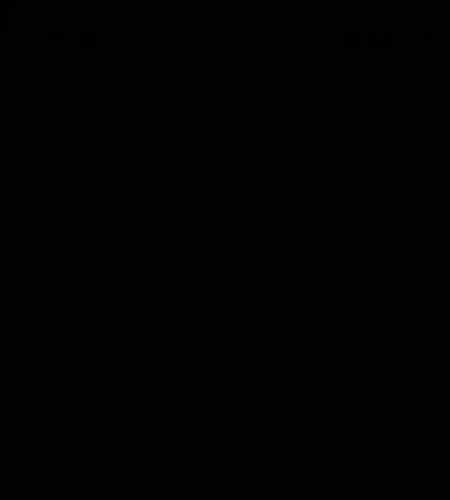
Frame 1 (no input)
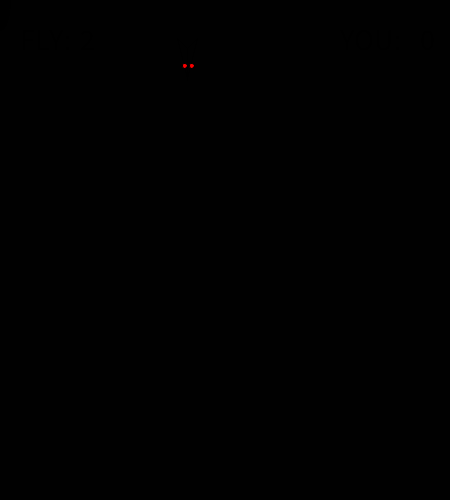
Frame 60 (the mouse pressed at the canvas centre just before this capture)
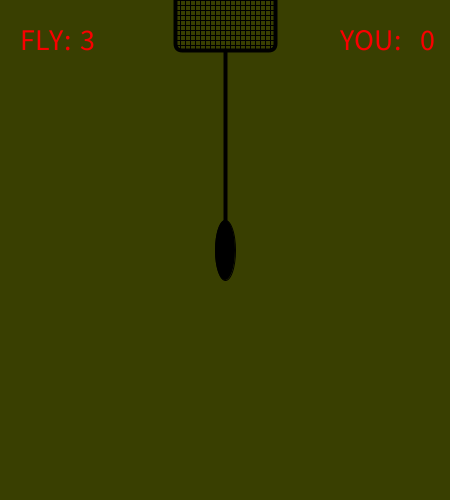
Frame 120 (the mouse held since frame 60 and released just before this capture)

The Processing sketch that drew these frames (run headless with seeded random() and noise(); from frame 60 on, the mouse is pressed at the canvas centre):

// Processing sketch: processing_162168
// ── processing_162168.pde

//Fly1
float flyX;
float flyY;
float flyF1;
float flyF2;
float flyF3;
float rootX;
float rootY;

//Fly2
//float 2flyX;
//float 2flyY;
//float 2flyF1;
//float 2flyF2;
//float 2flyF3;
//float 2rootX;
//float 2rootY;

int scoreP;
int fly;
int flyA;
int flyB;


void setup() {
  size(450, 500);
  int flyA = 0;
  int flyB = 0;


  fly = 0;
  scoreP = 0; 
  
  //Fly1
  flyX = 1;
  flyY = 1;
  flyF1 = 1;
  flyF2 = 1;
  flyF3 = 1;
  
   //Fly2
//  2flyX = 1;
//  2flyY = 1;
//  2flyF1 = 1;
//  2flyF2 = 1;
//  2flyF3 = 1;
}

void draw() {
  background(flyF3+mouseX/4, flyF1+mouseY/4, flyF2);
  
  
  //Moving flyswatter
  strokeWeight(4);
  line(mouseX, mouseY, mouseX, mouseY-200);
  noFill();
  rect(mouseX-50, mouseY-300, 100, 100, 7);  

  //Verticle lines
  strokeWeight(1);
  line(mouseX-45, mouseY-300, mouseX-45, mouseY-200);
  line(mouseX-40, mouseY-300, mouseX-40, mouseY-200);
  line(mouseX-35, mouseY-300, mouseX-35, mouseY-200);
  line(mouseX-30, mouseY-300, mouseX-30, mouseY-200);
  line(mouseX-25, mouseY-300, mouseX-25, mouseY-200);
  line(mouseX-20, mouseY-300, mouseX-20, mouseY-200);
  line(mouseX-15, mouseY-300, mouseX-15, mouseY-200);
  line(mouseX-10, mouseY-300, mouseX-10, mouseY-200);
  line(mouseX-5, mouseY-300, mouseX-5, mouseY-200);
  line(mouseX, mouseY-300, mouseX, mouseY-200);
  line(mouseX+5, mouseY-300, mouseX+5, mouseY-200);
  line(mouseX+10, mouseY-300, mouseX+10, mouseY-200);
  line(mouseX+15, mouseY-300, mouseX+15, mouseY-200);
  line(mouseX+20, mouseY-300, mouseX+20, mouseY-200);
  line(mouseX+25, mouseY-300, mouseX+25, mouseY-200);
  line(mouseX+30, mouseY-300, mouseX+30, mouseY-200);
  line(mouseX+35, mouseY-300, mouseX+35, mouseY-200);
  line(mouseX+40, mouseY-300, mouseX+40, mouseY-200);
  line(mouseX+45, mouseY-300, mouseX+45, mouseY-200);

  //Horizontal lines
  line(mouseX-50, mouseY-295, mouseX+50, mouseY-295);
  line(mouseX-50, mouseY-290, mouseX+50, mouseY-290);
  line(mouseX-50, mouseY-285, mouseX+50, mouseY-285);
  line(mouseX-50, mouseY-280, mouseX+50, mouseY-280);
  line(mouseX-50, mouseY-275, mouseX+50, mouseY-275);
  line(mouseX-50, mouseY-270, mouseX+50, mouseY-270);
  line(mouseX-50, mouseY-265, mouseX+50, mouseY-265);
  line(mouseX-50, mouseY-260, mouseX+50, mouseY-260);
  line(mouseX-50, mouseY-255, mouseX+50, mouseY-255);
  line(mouseX-50, mouseY-250, mouseX+50, mouseY-250);
  line(mouseX-50, mouseY-245, mouseX+50, mouseY-245);
  line(mouseX-50, mouseY-240, mouseX+50, mouseY-240);
  line(mouseX-50, mouseY-235, mouseX+50, mouseY-235);
  line(mouseX-50, mouseY-230, mouseX+50, mouseY-230);
  line(mouseX-50, mouseY-225, mouseX+50, mouseY-225);
  line(mouseX-50, mouseY-220, mouseX+50, mouseY-220);
  line(mouseX-50, mouseY-215, mouseX+50, mouseY-215);
  line(mouseX-50, mouseY-210, mouseX+50, mouseY-210);
  line(mouseX-50, mouseY-205, mouseX+50, mouseY-205);

// LOGIX for repeating patterns
  //in setup
  //int[]xArray

  //for(int = 0; i <45;i=i=5)
  //line(mouseX=i,mouseY-300, mouseX+i, mouseY -200)


// Flyswatter grip
  fill(0, 0, 0);
  ellipse(mouseX, mouseY, 20, 60);


// Logics for moving fly
  flyX = flyX + random(-20, 20);
  flyY = flyY + random(-2, 5) + flyX/100;

// Logics for Respawning fly
  if (flyX > width || flyX < 0 || flyY > height-200){
    flyX = random(0, width);
    flyY = random(-100, 0);
    fly = fly + 1;
    
    //flyA = 100;
    //flyB = 100;
    
      //fill(flyF1, flyF2, flyF3);
 // triangle(flyA+10, flyB+10, flyA+10, flyB-20, flyA+0, flyB-30);
  //triangle(flyA+10, flyB+10, flyA+10, flyB-20, flyA+20, flyB-30);

      //Fly eyes
      fill(250, 0, 0);
      ellipse(flyA+7, flyB-3, 5, 5);
      ellipse(flyA+14, flyB-3, 5, 5);
  }

  //Texts
  textSize(30);
  text(fly, 80, 50);
  text("FLY:", 20, 50);
  text("YOU:", 340, 50);
  text(scoreP, 420, 50);
 
 
  //Fly graphic
  fill(flyF1, flyF2, flyF3);
  triangle(flyX+10, flyY+10, flyX+10, flyY-20, flyX+0, flyY-30);
  triangle(flyX+10, flyY+10, flyX+10, flyY-20, flyX+20, flyY-30);

      //Fly eyes
      fill(250, 0, 0);
      ellipse(flyX+7, flyY-3, 5, 5);
      ellipse(flyX+14, flyY-3, 5, 5);


// Hitting the fly
  rootX = mouseX;
  rootY = mouseY-250;

  if (mousePressed) {
    if ( rootX > flyX -50 && rootX < flyX+50 && rootY > flyY-50 
      && rootY < flyY+50) {
      scoreP ++;
      flyX = random(0, width);
      flyY = random(-100, 0);
      flyF1 = random(0, 200);
      flyF2 = random(0, 200);
      flyF3 = random(0, 200);
     
    } else {
      ;
    }
  }

//if (scoreP==5 ||scoreP==10){
 //fly = fly-1;
  
}



//f mouseX = 

//Logix 
//float scoreP = 0;

//void mousePressed() {
//  score ++;
//  if (flyX == 0) {
//    flyX = random(100, 700);
//    flyY = random(0, 200);
//    flyF1 = random(0, 200);
//    flyF2 = random(0, 200);
//    flyF3 = random(0, 200);
//  } else {
//    flyX = random(100, 700);
//    flyY = random(0, 200);
//    flyF1 = random(0, 200);
//    flyF2 = random(0, 200);
//    flyF3 = random(0, 200);
//  }

//  println(score);
//  //println(scoreP);
//
//  if(200 < abs(dist(mouseX, mouseY, flyX, flyY)) < 300){
//  scoreP ++;
//}

//abs(mouseX-flyX) = absolute value. 
//map( 
